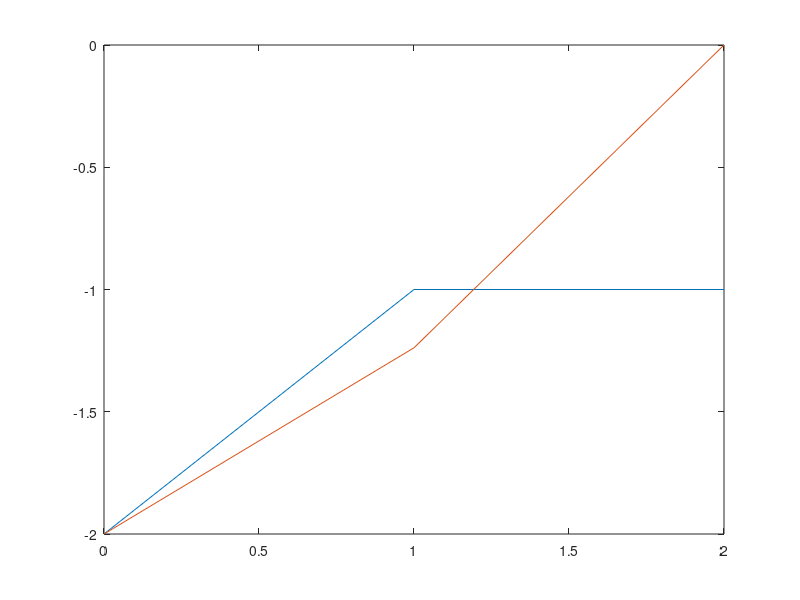

Write MATLAB code to recreate this figure.
%Differential equation dy/dt=-(y+1)(y+3)
clc;
clear ;

%initializing initial value for ode solving
to=0;
tend=2;
yo=-2;
h=1;

%initializing of variable for EEM
N=(tend-to)/h;
YE=zeros(N+1,1);
Y_EEM=zeros(N+1,1);
t=linspace(to,tend,N+1)';
Y_EEM(1)=yo;

%implementing implict Euler method 
for i=1:N
    %exact solution of the function
    YE(i)=-3+ 2/(1 + exp(-2*t(i)));
    fi=-((Y_EEM(i)+1)*(Y_EEM(i)+3));
    Y_EEM(i+1)=Y_EEM(i)+h*fi;
end
error=abs(YE-Y_EEM);
disp(max(error));
%plotting and finding error
plot(t,Y_EEM,t,YE);

